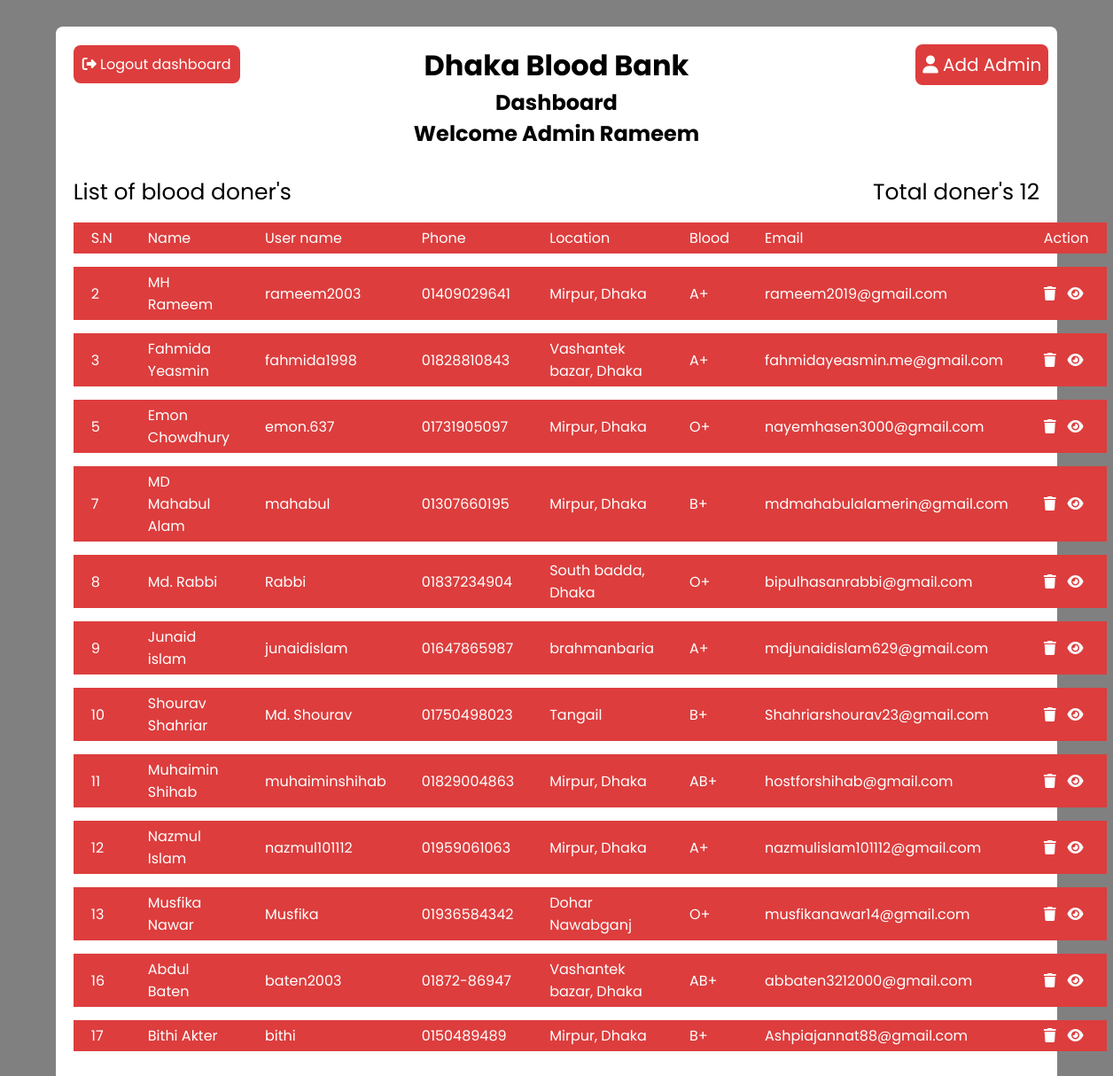
Before: /dashboard.php (signed in) with the older database file.
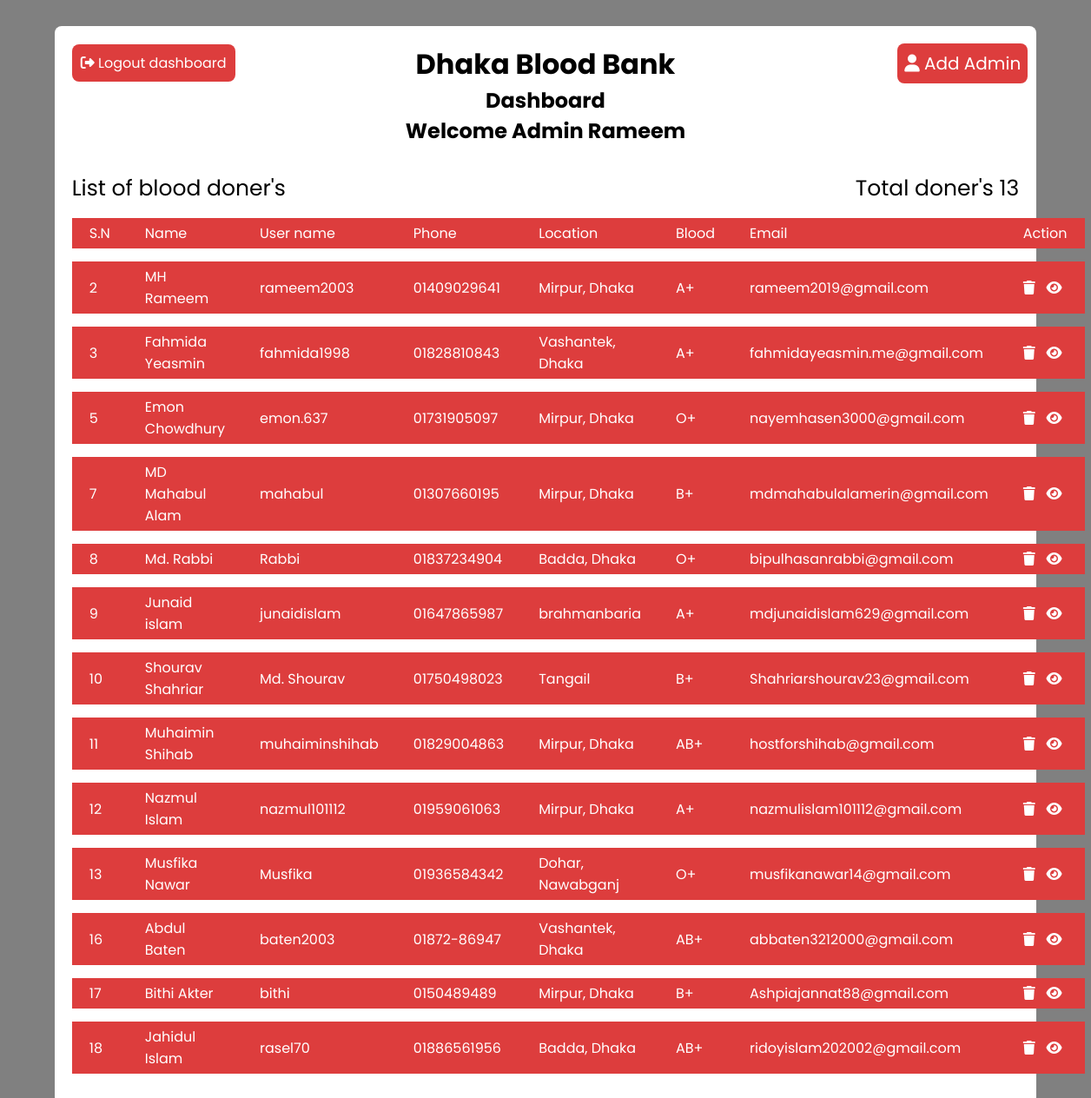
After: the same page with the newer database file.
### tables this page shows
CREATE TABLE `donors` (
  `id` int(11) NOT NULL,
  `f_name` varchar(255) NOT NULL,
  `l_name` varchar(255) NOT NULL,
  `u_name` varchar(255) NOT NULL,
  `dob` date NOT NULL,
  `location` varchar(255) NOT NULL,
  `donate_date` date NOT NULL,
  `blood` varchar(5) NOT NULL,
  `photo` varchar(255) NOT NULL,
  `phone` varchar(11) NOT NULL,
  `fb` varchar(255) NOT NULL,
  `email` varchar(255) NOT NULL,
  `password` varchar(255) NOT NULL,
  `gender` varchar(255) DEFAULT NULL
);

### dashboard.php (the view, shortened to what this page needs)
<?php
    include './include/configuration.php';
    $admin_id = $_SESSION['admin_id'];
    $load_doners_info = "SELECT * FROM `donors`";
    $run = mysqli_query($conn, $load_doners_info);
    $total_rows = mysqli_num_rows($run);
    $load_admin_name = "SELECT * FROM `admin` WHERE id = '$admin_id'";
    $run_query = mysqli_query($conn, $load_admin_name);
    if(mysqli_num_rows($run_query)){
        $admin_name = mysqli_fetch_assoc($run_query);
    }
?>
<!DOCTYPE html>
<html lang="en">
<head>
    <link rel="stylesheet" href="./css/dashboard.css">
    <link rel="stylesheet" href="https://cdnjs.cloudflare.com/ajax/libs/font-awesome/6.1.1/css/all.min.css" />
</head>
<body>
    <div class="wrapper">
        <button id="addAdminBtn"><i class="fa-solid fa-user"></i> Add Admin</button>
        <div class="logout">
            <a href="dashboard.php?logout=<?php echo $admin_id ?>"><i class="fa-solid fa-right-from-bracket"></i> Logout dashboard</a>
        </div>
        <div class="title">
            <h1>Dhaka Blood Bank</h1>
            <h2>Dashboard</h2>
        </div>
        <div class="admin_name">
            <h2>Welcome Admin <?php echo $admin_name['admin_user'] ?></h2>
        </div>
        <div class="list">
            <div class="list_head">
                <span class="list_title">List of blood doner's</span>
                <span class="total">Total doner's <?php echo $total_rows ?></span>
            </div>
            <table>
                <thead>
                    <tr>
                        <td>S.N</td>
                        <td>Name</td>
                        <td>User name</td>
                        <td>Phone</td>
                        <td>Location</td>
                        <td>Blood</td>
                        <td>Email</td>
                        <td>Action</td>
                    </tr>
                </thead>
                <tbody>
                    <?php
                        if(mysqli_num_rows($run) > 0){
                            while($row = mysqli_fetch_assoc($run)){
                                ?>
                                    <tr>
                                        <td><?php echo $row['id']; ?></td>
                                        <td><?php echo $row['f_name'] . " " . $row['l_name']; ?></td>
                                        <td><?php echo $row['u_name']; ?></td>
                                        <td><?php echo $row['phone']; ?></td>
                                        <td><?php echo $row['location']; ?></td>
                                        <td><?php echo $row['blood'] ?></td>
                                        <td><?php echo $row['email'] ?></td>
                                        <td><a class="trash" href="dashboard.php?dl=<?php echo $row['id'] ?>"><i class="fa-solid fa-trash"></i></a> &nbsp; <a class="trash" target="_blank" href="./view_profile.php?viewProfile=<?php echo $row['id']; ?>"><i class="fa-solid fa-eye"></i></a> </td>
                                    </tr>
                                <?php
                            }
                        }else{
                            echo "Not found";
                        }
                    ?>
                </tbody>
            </table>
        </div>
    </div>
</body>
</html>

### css/dashboard.css (style rules this page uses)
* { margin: 0; padding: 0; box-sizing: border-box; font-family: 'Poppins', sans-serif; }
body { background-color: gray; }
.wrapper { width: 90%; padding: 20px; background-color: white; margin: 30px auto; border-radius: 8px; position: relative; }
#addAdminBtn { padding: 8px; font-size: 20px; background-color: #dd3d3d; color: white; outline: none; border: none; border-radius: 8px; cursor: pointer; position: absolute; right: 10px; transition: 0.5s linear; }
.wrapper .admin_name, .wrapper .title { text-align: center; text-transform: capitalize; }
.wrapper .admin_name { margin-bottom: 30px; }
.wrapper .list .list_head { display: flex; align-items: center; justify-content: space-between; }
.wrapper .list .list_head .list_title, .wrapper .list .list_head .total { font-size: 25px; }
table { width: 100%; border-collapse: separate; border-spacing: 0 15px; }
table tr { margin: 10px 0; background-color: #dd3d3d; padding: 20px; color: white; }
table tr td { padding: 5px 20px; }
table .trash { color: white; }
.wrapper .logout { text-align: center; position: absolute; top: 30px; }
.wrapper .logout a { background-color: #dd3d3d; color: white; padding: 10px; border-radius: 8px; text-decoration: none; }

Changed rows visible on the page:
changed donors "Fahmida": location "Vashantek bazar, Dhaka" → "Vashantek, Dhaka"
changed donors "Md.": location "South badda, Dhaka" → "Badda, Dhaka"
changed donors "Musfika": location "Dohar Nawabganj" → "Dohar, Nawabganj"
changed donors "Abdul": location "Vashantek bazar, Dhaka" → "Vashantek, Dhaka"
added donors: id "18", f_name "Jahidul", l_name "Islam", u_name "rasel70", phone "01886561956", location "Badda, Dhaka", blood "AB+", email "ridoyislam202002@gmail.com"
Other visible differences:
$total_rows: "12" → "13"
